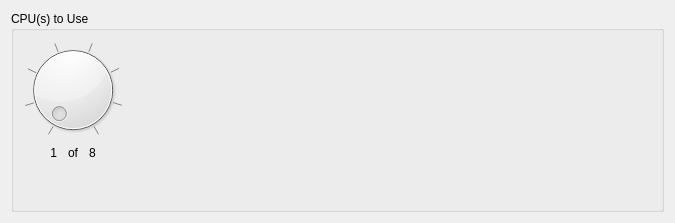
          <widget class="QWidget" name="tab_35">
           <attribute name="title">
            <string>General</string>
           </attribute>
           <layout class="QGridLayout" name="gridLayout_82">
            <item row="0" column="0">
             <widget class="QGroupBox" name="groupBox_34">
              <property name="title">
               <string>CPU(s) to Use</string>
              </property>
              <layout class="QGridLayout" name="gridLayout_83">
               <item row="1" column="1">
                <widget class="QLabel" name="label_55">
                 <property name="minimumSize">
                  <size>
                   <width>20</width>
                   <height>0</height>
                  </size>
                 </property>
                 <property name="maximumSize">
                  <size>
                   <width>20</width>
                   <height>16777215</height>
                  </size>
                 </property>
                 <property name="text">
                  <string>of</string>
                 </property>
                 <property name="alignment">
                  <set>Qt::AlignCenter</set>
                 </property>
                </widget>
               </item>
               <item row="0" column="3">
                <spacer name="horizontalSpacer_9">
                 <property name="orientation">
                  <enum>Qt::Horizontal</enum>
                 </property>
                 <property name="sizeHint" stdset="0">
                  <size>
                   <width>529</width>
                   <height>20</height>
                  </size>
                 </property>
                </spacer>
               </item>
               <item row="1" column="2">
                <widget class="QLabel" name="label_56">
                 <property name="text">
                  <string>8</string>
                 </property>
                </widget>
               </item>
               <item row="0" column="0" colspan="3">
                <widget class="QDial" name="dial_2">
                 <property name="cursor">
                  <cursorShape>ArrowCursor</cursorShape>
                 </property>
                 <property name="mouseTracking">
                  <bool>true</bool>
                 </property>
                 <property name="minimum">
                  <number>1</number>
                 </property>
                 <property name="maximum">
                  <number>8</number>
                 </property>
                 <property name="pageStep">
                  <number>1</number>
                 </property>
                 <property name="sliderPosition">
                  <number>1</number>
                 </property>
                 <property name="orientation">
                  <enum>Qt::Horizontal</enum>
                 </property>
                 <property name="invertedAppearance">
                  <bool>false</bool>
                 </property>
                 <property name="invertedControls">
                  <bool>false</bool>
                 </property>
                 <property name="wrapping">
                  <bool>false</bool>
                 </property>
                 <property name="notchesVisible">
                  <bool>true</bool>
                 </property>
                </widget>
               </item>
               <item row="1" column="0">
                <widget class="QLabel" name="label_58">
                 <property name="layoutDirection">
                  <enum>Qt::LeftToRight</enum>
                 </property>
                 <property name="text">
                  <string>1</string>
                 </property>
                 <property name="alignment">
                  <set>Qt::AlignRight|Qt::AlignTrailing|Qt::AlignVCenter</set>
                 </property>
                </widget>
               </item>
               <item row="2" column="1">
                <spacer name="verticalSpacer_9">
                 <property name="orientation">
                  <enum>Qt::Vertical</enum>
                 </property>
                 <property name="sizeHint" stdset="0">
                  <size>
                   <width>20</width>
                   <height>40</height>
                  </size>
                 </property>
                </spacer>
               </item>
              </layout>
             </widget>
            </item>
           </layout>
          </widget>
